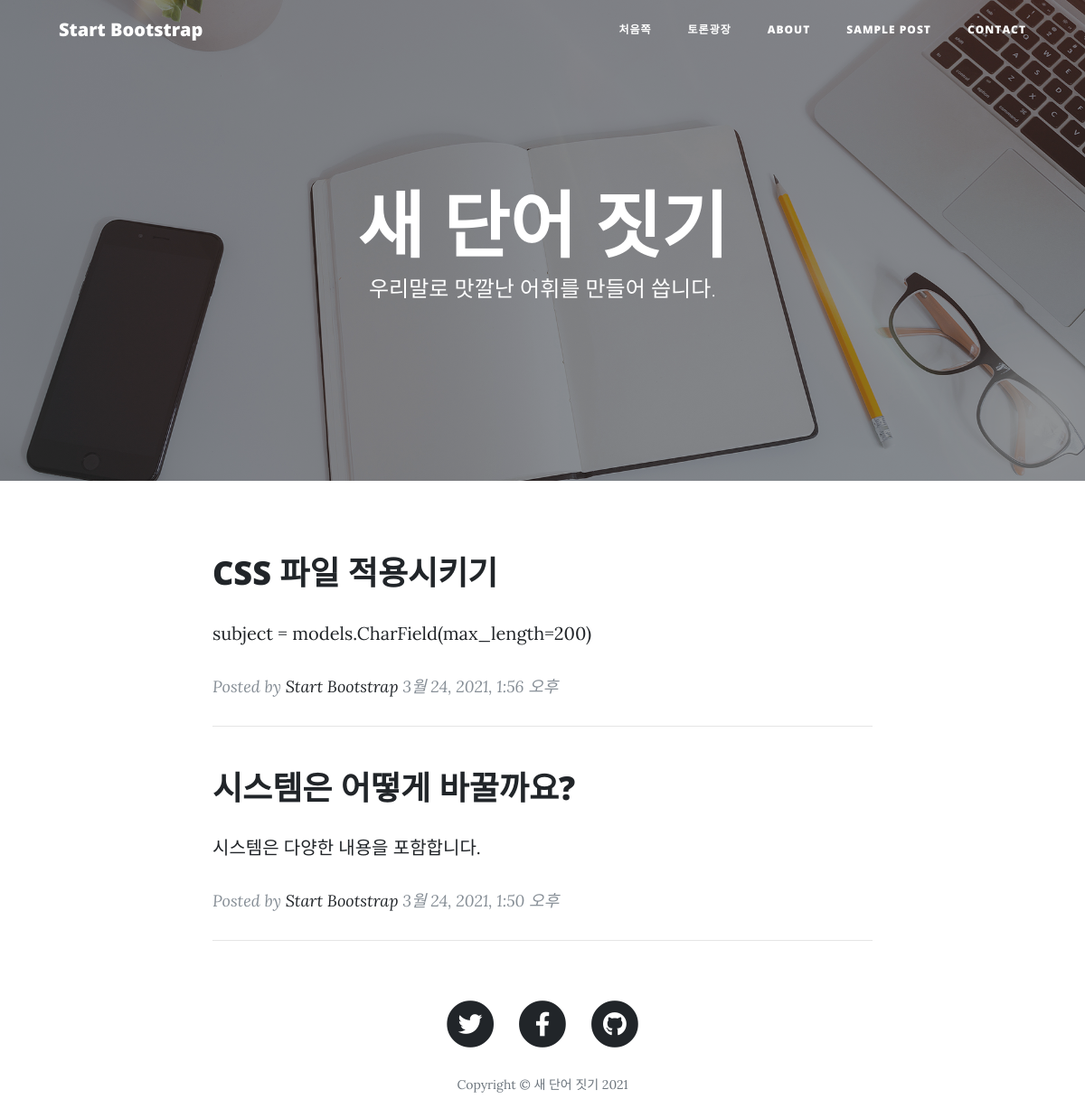
Before: /forum/ with the older database file.
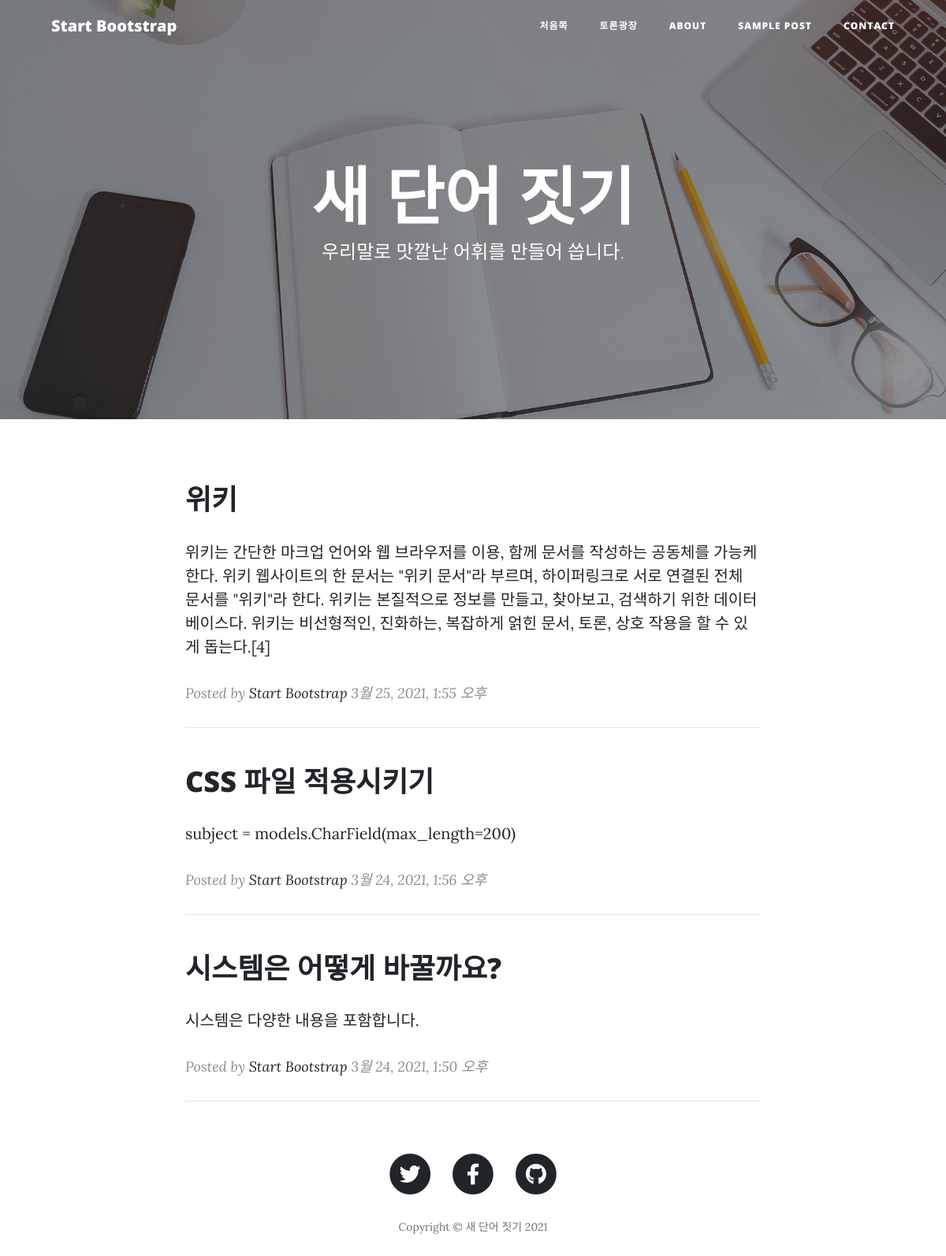
After: the same page with the newer database file.
### forum/models.py (models this page shows, shortened)
class Presenting(models.Model):
    subject = models.CharField(max_length=200)
    content = models.TextField()
    create_date = models.DateTimeField()

### forum/views.py (the view)
# urls.py: path('', views.index, name='index'),
def index(request):
    presenting_list = Presenting.objects.order_by('-create_date')
    context = {'제시목록': presenting_list}
    return render(request, 'forum/presenting_list.html', context)

### templates/blogtheme/forum/presenting_list.html
{% extends 'base.html' %}
{% load static %}
{% block content %}
<div class="container">
    <div class="row">
        {% if 제시목록 %}
            {% for 안건 in 제시목록 %}
        <div class="col-lg-8 col-md-10 mx-auto">
            <div class="post-preview">
                <a href="{% url 'forum:detail' 안건.id %}">
                    <h2 class="post-title">
                        {{ 안건.subject }}
                    </h2>
                </a>
                    <p class="post-subtitle">
                        {{ 안건.content }}
                    </p>
                    <p class="post-meta">Posted by
                        <a href="#">Start Bootstrap</a> {{ 안건.create_date }}
                    </p>
            </div>
           <hr>
       </div>
           {% endfor %}
       {% endif %}
    </div>
</div>
{% endblock %}

Changed rows visible on the page:
added Presenting: subject "위키", content "위키는 간단한 마크업 언어와 웹 브라우저를 이용, 함께 문서를 작성하는 공동체를 가능케 한다. 위키 웹사이트의 한 문서는 \"위키 문서\"라 부르며, 하이퍼링크로 서로 연결된 전체 문서를 \"위키\"라 한다. 위키는 본질적으로 정보를 만들고, 찾아보고, 검색하기 위한 데이터베이스다. 위키는 비선형적인, 진화하는, 복잡하게 얽힌 문서, 토론, 상호 작용을 할 수 있게 돕는다.[4]", create_date "3월 25, 2021, 1:55 오후"
